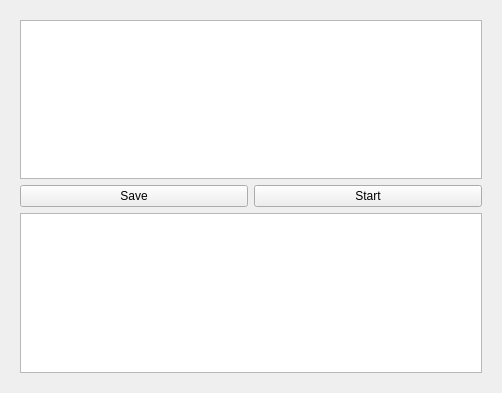
<?xml version="1.0" encoding="UTF-8"?>
<ui version="4.0">
 <class>GraphSubWindow</class>
 <widget class="QWidget" name="GraphSubWindow">
  <property name="geometry">
   <rect>
    <x>0</x>
    <y>0</y>
    <width>502</width>
    <height>393</height>
   </rect>
  </property>
  <property name="sizePolicy">
   <sizepolicy hsizetype="Expanding" vsizetype="Expanding">
    <horstretch>0</horstretch>
    <verstretch>0</verstretch>
   </sizepolicy>
  </property>
  <property name="windowTitle">
   <string>Form</string>
  </property>
  <layout class="QVBoxLayout" name="verticalLayout_2">
   <item>
    <widget class="QWidget" name="widget" native="true">
     <property name="sizePolicy">
      <sizepolicy hsizetype="Expanding" vsizetype="Expanding">
       <horstretch>0</horstretch>
       <verstretch>0</verstretch>
      </sizepolicy>
     </property>
     <property name="autoFillBackground">
      <bool>false</bool>
     </property>
     <layout class="QGridLayout" name="gridLayout">
      <item row="0" column="0">
       <layout class="QVBoxLayout" name="verticalLayout">
        <property name="sizeConstraint">
         <enum>QLayout::SetDefaultConstraint</enum>
        </property>
        <item>
         <widget class="QPlainTextEdit" name="inputTextEdit"/>
        </item>
        <item>
         <layout class="QHBoxLayout" name="horizontalLayout">
          <item>
           <widget class="QPushButton" name="saveButton">
            <property name="text">
             <string>Save</string>
            </property>
           </widget>
          </item>
          <item>
           <widget class="QPushButton" name="processButton">
            <property name="text">
             <string>Start</string>
            </property>
           </widget>
          </item>
         </layout>
        </item>
        <item>
         <widget class="QPlainTextEdit" name="outputTextEdit"/>
        </item>
       </layout>
      </item>
     </layout>
    </widget>
   </item>
  </layout>
 </widget>
 <resources/>
 <connections>
  <connection>
   <sender>processButton</sender>
   <signal>clicked()</signal>
   <receiver>GraphSubWindow</receiver>
   <slot>Proceed()</slot>
   <hints>
    <hint type="sourcelabel">
     <x>306</x>
     <y>160</y>
    </hint>
    <hint type="destinationlabel">
     <x>209</x>
     <y>158</y>
    </hint>
   </hints>
  </connection>
 </connections>
 <slots>
  <slot>Proceed()</slot>
 </slots>
</ui>
